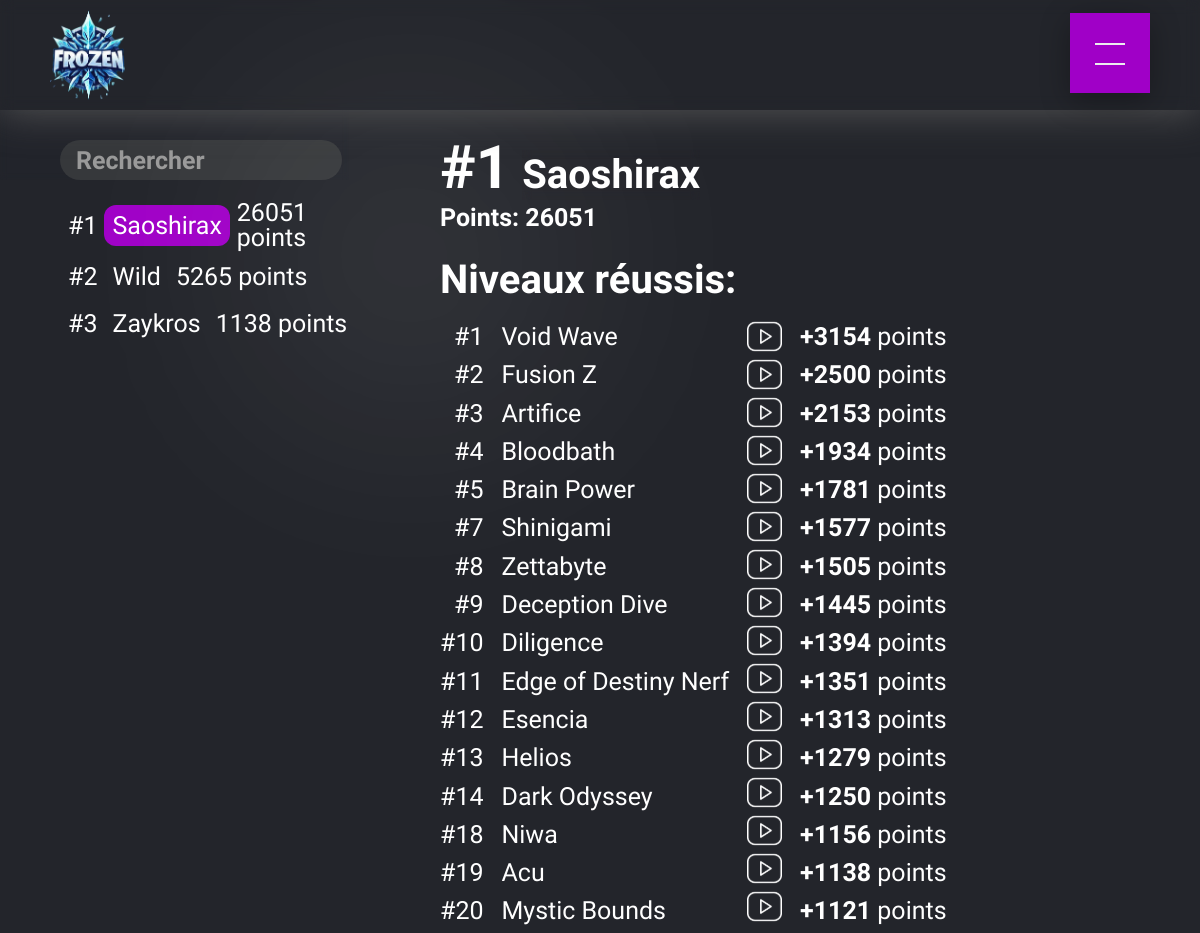
Page /classement/Saoshirax on the committed database.
### tables this page shows
CREATE TABLE Joueur (
        id INTEGER PRIMARY KEY AUTOINCREMENT,
        nom TEXT NOT NULL UNIQUE,
        points INTEGER DEFAULT 0
    );

CREATE TABLE ReussiteNiveau (
        joueur_id INTEGER,
        niveau_id INTEGER,
        video_url TEXT,
        createurs TEXT,
        FOREIGN KEY (joueur_id) REFERENCES Joueur(id),
        FOREIGN KEY (niveau_id) REFERENCES Niveau(id),
        PRIMARY KEY (joueur_id, niveau_id)
    );

CREATE TABLE Niveau (
        id INTEGER PRIMARY KEY AUTOINCREMENT,
        nom TEXT NOT NULL UNIQUE,
        createurs TEXT NOT NULL,
        verifier TEXT,
        publisher TEXT,
        id_niveau INTEGER UNIQUE,
        points INTEGER NOT NULL,
        classement INTEGER,
        victoires INTEGER DEFAULT 0,
        mot_de_passe TEXT,
        video_url TEXT,
        image_url TEXT,
        duree INTEGER,
        duree_globale TEXT
    );

### app.py (the view)
@app.route('/classement/<string:nom>')
def joueur(nom):
    active_page = 'classement'
    connection = sqlite3.connect('DataBase.db')
    cursor = connection.cursor()
    cursor.execute('SELECT nom FROM Joueur WHERE nom = ?', (nom,))
    joueur = cursor.fetchone()
    if joueur is None:
        connection.close()
        return redirect(url_for('error404'))
    cursor.execute('SELECT id, nom, points FROM Joueur WHERE nom = ?', (nom,))
    joueur = cursor.fetchone()
    if joueur is None:
        return redirect(url_for('classement'))
    joueur_id = joueur[0]
    cursor.execute('SELECT nom FROM Joueur ORDER BY points DESC')
    joueurs = cursor.fetchall()
    joueur_classement = next((index + 1 for index, joueur_item in enumerate(joueurs) if joueur_item[0] == nom), None)
    cursor.execute('''
        SELECT Niveau.nom, Niveau.points, ReussiteNiveau.video_url, Niveau.classement
        FROM ReussiteNiveau
        JOIN Niveau ON ReussiteNiveau.niveau_id = Niveau.id
        WHERE ReussiteNiveau.joueur_id = ?
        ORDER BY Niveau.classement DESC
    ''', (joueur_id,))
    reussites = cursor.fetchall()
    cursor.execute('SELECT id, nom, points FROM Joueur ORDER BY points DESC')
    joueurs = cursor.fetchall()
    connection.close()
    return render_template('classement_joueur.html', joueur=joueur, reussites=reussites, joueurs=joueurs, selected_joueur=nom, joueur_classement=joueur_classement, active_page=active_page)

### templates/classement_joueur.html (shortened to what this page needs)
{% extends 'layout.html' %}
{% block styles %}
<link href="../static/classement/classement.css" rel="stylesheet">
{% endblock %}
{% block content %}
<div class="page-content">
    <div class="wrapper">
        <div class="home-left">
            <div class="searchinput-container">
                <div class="inputbackground">
                    <input class="searchInput" type="text" id="searchInput" onkeyup="filterLevels()" placeholder="Rechercher" autocomplete="off" spellcheck="false">
                </div>
            </div>
            <div class="home-left-container">
                <ul id="levelsList">
                    {% for joueur_item in joueurs %}
                        <div class="classement_nom_du_joueur">
                            <p class="classement_nom_du_joueur_position">#{{ loop.index }}</p>
                            <a class="home-right-container-wrapper {% if joueur_item[1] == selected_joueur %}selected{% endif %}" href="{{ url_for('joueur', nom=joueur_item[1]) }}" onclick="setSelectedLevel('{{ joueur_item[1] }}')">
                                <span class="classement_nom_du_joueur_nom">{{ joueur_item[1] }}</span>
                            </a>
                            <p class="home-right-container-paragraph">{{ joueur_item[2] }} points</p>
                        </div>
                    {% endfor %}
                </ul>
            </div>
        </div>
        <div class="home-right">
            <div class="home-right-container">
                <div class="home-right-wrapper">
                    <div class="home-right-wrapper-classement-joueur">
                        <p><span id="bold">#{{ joueur_classement }}</span></p>
                        <h1 class="title"><span id="bold">{{ joueur[1] }}</span></h1>
                    </div>
                    <p class="home-right-points-joueurs">Points: <span id="bold">{{ joueur[2] }}</span></p>
                    <h2 class="h2">Niveaux réussis:</h2>
                    <div class="reussites">
                        <ul>
                            {% for reussite in reussites|reverse %}
                                <li class="reussite-classement">
                                    <div>
                                        <p>#{{ reussite[3] }}</p>
                                    </div>
                                </li>
                            {% endfor %}
                        </ul>
                        <ul>
                            {% for reussite in reussites|reverse %}
                                <li class="reussite2">
                                    <div>
                                        <a href="{{ url_for('niveau', nom_niveau=reussite[0]) }}" onclick="setSelectedLevel('{{ reussite[0] }}')">
                                            <p>{{ reussite[0] }}</p>
                                        </a>
                                    </div>
                                </li>
                            {% endfor %}
                        </ul>
                        <ul class="logoyt-container">
                            {% for reussite in reussites|reverse %}
                                <li class="logo-yt">
                                    <a class="victoires-joueur-vid-link" target="_blank" href="{{ reussite[2] }}">
                                        <img class="logoyt" src="{{ url_for('static', filename='pictures/logo_youtube.svg') }}" alt="YouTube Video">
                                    </a>
                                </li>
                            {% endfor %}
                        </ul>
                        <ul>
                            {% for reussite in reussites|reverse %}
                                <li class="reussite">
                                    <div>
                                        <p><span id="bold">+{{ reussite[1] }}</span> points</p>
                                    </div>
                                </li>
                            {% endfor %}
                        </ul>
                    </div>
                </div>
            </div>
        </div>
    </div>
</div>
{% endblock %}

### templates/layout.html (shortened to what this page needs)
<!DOCTYPE html>
<html lang="fr">
<head>
    <link href="../static/reset.css" rel="stylesheet">
    {% block styles %}{% endblock %}
    <link href="../static/layout/layout.css" rel="stylesheet" />
</head>
<body>
    <header>
        <div class="mobile">
            <div class="nav-background"></div>
            <a href="/home" class="logo">
                <img src="{{ url_for('static', filename='pictures/logo.png') }}" alt="Logo de la Frozen Liste">
            </a>
            <label for="menu-icon"></label>
            <nav class="nav">
                <ul class="pt-5">
                </ul>
            </nav>
        </div>
    </header>
    <main>
        <div class="main-content">
            {% block content %}{% endblock %}
        </div>
    </main>
</body>
</html>

### static/layout/layout.css (style rules this page uses)
body { scrollbar-width: thin; scrollbar-color: #5c5c5c #aaaaaa; }
.nav-background { position: fixed; min-width: 100vw; min-height: 110px; z-index: 5; box-shadow: 0 0 40px rgb(88, 88, 88); -webkit-backdrop-filter: blur(7px); backdrop-filter: blur(7px); }
.menu-icon:checked + label, .menu-icon:not(:checked) + label { position: fixed; top: 43px; right: 75px; display: block; width: 30px; height: 30px; padding: 0; margin: 0; cursor: pointer; z-index: 10; }
.menu-icon:checked + label:before, .menu-icon:not(:checked) + label:before { position: absolute; content: ""; display: block; width: 30px; height: 20px; z-index: 20; top: 0; left: 0; border-top: 2px solid #ececee; transition: border-width 100ms 1500ms ease, top 100ms 1600ms cubic-bezier(0.23, 1, 0.32, 1), height 100ms 1600ms cubic-bezier(0.23, 1, 0.32, 1), background-color 200ms ease, transform 200ms cubic-bezier(0.23, 1, 0.32, 1); }
.menu-icon:checked + label:after, .menu-icon:not(:checked) + label:after { position: absolute; content: ""; display: block; width: 30px; height: 2px; z-index: 20; top: 10px; right: 0px; background-color: #ececee; margin-top: 10px; transition: width 100ms 1750ms ease, right 100ms 1750ms ease, margin-top 100ms ease, transform 200ms cubic-bezier(0.23, 1, 0.32, 1); }
.nav { position: fixed; top: 13px; right: 50px; display: block; width: 80px; height: 80px; padding: 0; margin: 0; z-index: 9; overflow: hidden; box-shadow: 0 8px 30px 0 rgba(0, 0, 0, 0.3); background-color: #A000C7; animation: border-transform 15s linear infinite; transition: top 350ms 1100ms cubic-bezier(0.23, 1, 0.32, 1), right 350ms 1100ms cubic-bezier(0.23, 1, 0.32, 1), transform 250ms 1100ms ease, width 650ms 400ms cubic-bezier(0.23, 1, 0.32, 1), height 650ms 400ms cubic-bezier(0.23, 1, 0.32, 1); }
.nav ul { position: absolute; top: 50%; left: 0; display: block; width: 100%; padding: 0; margin: 0; z-index: 6; text-align: center; transform: translateY(-50%); list-style: none; }
.logo { position: absolute; top: 10px; left: 50px; display: block; z-index: 11; transition: all 250ms linear; position: fixed; border-radius: 600px; }
.logo img { max-width: 75px; height: auto; width: auto; display: block; }

### rows in the picture
Joueur: nom "Saoshirax", points "26051"
Joueur: nom "Wild", points "5265"
Joueur: nom "Zaykros", points "1138"
ReussiteNiveau: classement "1", nom "Void Wave", points "3154"
ReussiteNiveau: classement "2", nom "Fusion Z", points "2500"
ReussiteNiveau: classement "3", nom "Artifice", points "2153"
ReussiteNiveau: classement "4", nom "Bloodbath", points "1934"
ReussiteNiveau: classement "5", nom "Brain Power", points "1781"
ReussiteNiveau: classement "7", nom "Shinigami", points "1577"
ReussiteNiveau: classement "8", nom "Zettabyte", points "1505"
ReussiteNiveau: classement "9", nom "Deception Dive", points "1445"
ReussiteNiveau: classement "10", nom "Diligence", points "1394"
ReussiteNiveau: classement "11", nom "Edge of Destiny Nerf", points "1351"
ReussiteNiveau: classement "12", nom "Esencia", points "1313"
ReussiteNiveau: classement "13", nom "Helios", points "1279"
ReussiteNiveau: classement "14", nom "Dark Odyssey", points "1250"
ReussiteNiveau: classement "18", nom "Niwa", points "1156"
ReussiteNiveau: classement "19", nom "Acu", points "1138"
ReussiteNiveau: classement "20", nom "Mystic Bounds", points "1121"

### other values in the picture
{{ joueur_classement }} "1"
